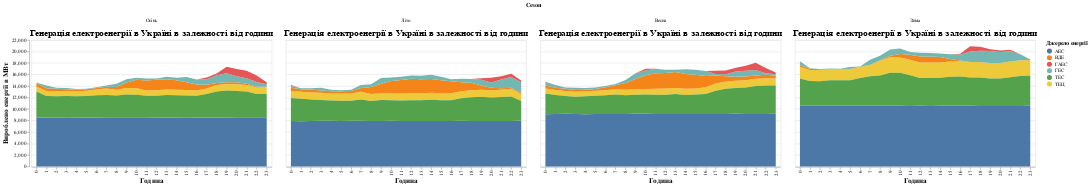

Here is the notebook cell this chart was saved with:
### Code cell
alt.Chart(data, title={'text': "Генерація електроенегрії в Україні в залежності від години"}).mark_area().encode(
    x = alt.X('hour:N', axis=alt.Axis(title='Година', titleFontSize=14)),
    y = alt.Y('production', axis=alt.Axis(title='Вироблено енергії в МВт', titleFontSize=14)),
    color = alt.Color('Джерело енергії'),
    order = alt.Order('order:N', aggregate='sum', sort = 'descending')
).properties(width = 950/2, height = 500/2).facet(
#     facet = alt.Facet('Сезон', sort=['Зима', 'Весна', 'Літо', 'Осінь']), columns = 2
    column= alt.Column('Сезон', sort=['Зима', 'Весна', 'Літо', 'Осінь'])
).configure_title(fontSize=18)

### Figure 1 — Vega-Lite specification as saved in the notebook (floating-point values rounded to 4 significant figures; data arrays with more than 128 entries replaced by an {"elided": "..."} marker saying what was removed)
{"config": {"view": {"continuousWidth": 400, "continuousHeight": 300}, "title": {"fontSize": 18}}, "data": {"name": "data-8c770d27de1bcc5ff6df45b35aa492a7"}, "facet": {"column": {"type": "nominal", "field": "Сезон", "sort": ["Зима", "Весна", "Літо", "Осінь"]}}, "spec": {"mark": "area", "encoding": {"color": {"type": "nominal", "field": "Джерело енергії"}, "order": {"type": "nominal", "aggregate": "sum", "field": "order", "sort": "descending"}, "x": {"type": "nominal", "axis": {"title": "Година", "titleFontSize": 14}, "field": "hour"}, "y": {"type": "quantitative", "axis": {"title": "Вироблено енергії в МВт", "titleFontSize": 14}, "field": "production"}}, "height": 250.0, "title": {"text": "Генерація електроенегрії в Україні в залежності від години"}, "width": 475.0}, "$schema": "https://vega.github.io/schema/vega-lite/v4.8.1.json", "datasets": {"data-8c770d27de1bcc5ff6df45b35aa492a7": {"elided": "576 records"}}}
